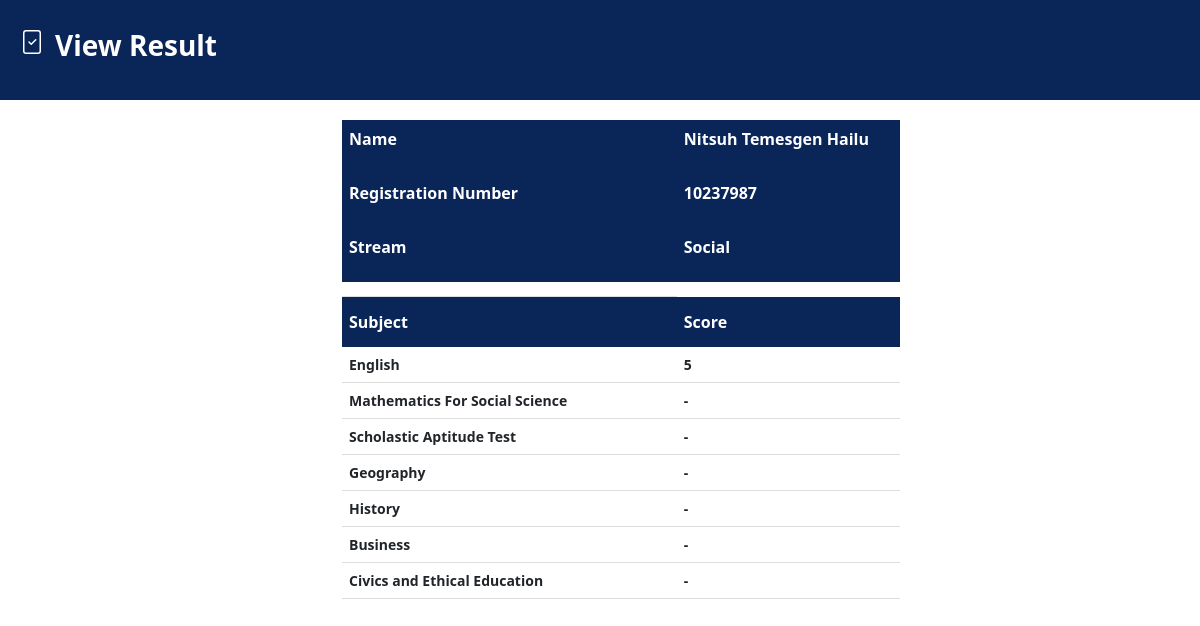
/view_result.php?username=SS_NTH_15, run on the app's committed database.
### tables this page shows
CREATE TABLE `student` (
  `Name` varchar(50) NOT NULL,
  `Registration_number` int(15) NOT NULL,
  `Username` varchar(25) NOT NULL,
  `Pass` int(11) NOT NULL,
  `Stream` varchar(15) NOT NULL,
  `School_code` int(11) NOT NULL,
  `Region` int(11) NOT NULL,
  `Woreda` int(11) NOT NULL,
  `Photo` text NOT NULL,
  `Gender` char(1) NOT NULL,
  `Is_blind` varchar(3) NOT NULL,
  `Zone` int(11) NOT NULL,
  `City` varchar(20) NOT NULL,
  `Subject` text NOT NULL
);

CREATE TABLE `result` (
  `Registration_no` varchar(15) NOT NULL,
  `Exam_id` varchar(15) NOT NULL,
  `Score` int(11) NOT NULL,
  `Status` int(1) NOT NULL DEFAULT 0,
  `Year` int(4) NOT NULL
);

### view_result.php (the view, shortened to what this page needs)
<?php
include "connection.php";
$username = $_GET['username'];
$sql = "SELECT * FROM `student` WHERE Username = '$username'";
$Sql_query = mysqli_query($conn, $sql);
$row = mysqli_fetch_array($Sql_query, MYSQLI_ASSOC);
$reg = $row['Registration_number'];
if ($row['Stream'] == 'Natural') {
    $stream = 'N';
} else {
    $stream = 'S';
}
?>
<!DOCTYPE html>
<html lang="en">
<head>
    <link href="https://cdn.jsdelivr.net/npm/bootstrap@5.3.0-alpha1/dist/css/bootstrap.min.css" rel="stylesheet"
>
    <link rel="stylesheet" href="css/styleR.css">
</head>
<body>
    <header id="header">
        <div class="row">
            <i class="bi bi-file-check">
            </i>
            <h3 class="topic">View Result</h3>
        </div>
    </header>
        <?php
        $sql = "SELECT * FROM `result`";
        $Sql_query = mysqli_query($conn, $sql);
        $results = mysqli_fetch_array($Sql_query, MYSQLI_ASSOC);
        if ($results['Status'] == 0) {
            echo "<h3> Oops! You can't see your result since the session is not active. Please wait till result is released.</h3>";
        }
        else {
            ?>
        <div class="container">
            <table>
                <tr>
                    <th>
                        <p> Name </p>
                    </th>
                    <th>
                        <p>
                            <?php echo $row['Name']; ?>
                        </p>
                    </th>
                </tr>
                <tr>
                    <th>
                        <p> Registration Number </p>
                    </th>
                    <th>
                        <p>
                            <?php echo $row['Registration_number']; ?>
                        </p>
                    </th>
                </tr>
                <tr>
                    <th>
                        <p> Stream </p>
                    </th>
                    <th>
                        <p>
                            <?php echo $row['Stream']; ?>
                        </p>
                    </th>
                </tr>
                <tr>
                    <td>
                    </td>
                </tr>
                <tr>
                    <th>Subject</th>
                    <th>Score</th>
                </tr>
                <?php if ($stream == 'N' || $stream == 'S') { ?>
                    <tr>
                        <td class="col-lg-6">English</td>
                        <td class="col-lg-4">
                            <?php
                            $sql = "SELECT * FROM `result` WHERE Registration_no = $reg AND Exam_id = 'Eng'";
                            $Sql_query = mysqli_query($conn, $sql);
                            $result = mysqli_fetch_array($Sql_query, MYSQLI_ASSOC);
                            echo isset($result['Score']) ? $result['Score'] : '-';
                            ?>
                        </td>
                    </tr>
                <?php } ?>
                <?php if ($stream == 'S') { ?>
                    <tr>
                        <td class="col-lg-6">Mathematics For Social Science</td>
                        <td class="col-lg-4">
                            <?php
                            $sql = "SELECT * FROM `result` WHERE Registration_no = $reg AND Exam_id = 'Math_S'";
                            $Sql_query = mysqli_query($conn, $sql);
                            $result = mysqli_fetch_array($Sql_query, MYSQLI_ASSOC);
                            echo isset($result['Score']) ? $result['Score'] : '-';
                            ?>
                        </td>
                    </tr>
                <?php } ?>
                <?php if ($stream == 'N' || $stream == 'S') { ?>
                    <tr>
                        <td class="col-lg-6">Scholastic Aptitude Test</td>
                        <td>
                            <?php
                            $sql = "SELECT * FROM `result` WHERE Registration_no = $reg AND Exam_id = 'Sat'";
                            $Sql_query = mysqli_query($conn, $sql);
                            $result = mysqli_fetch_array($Sql_query, MYSQLI_ASSOC);
                            echo isset($result['Score']) ? $result['Score'] : '-';
                            ?>
                        </td>
                    </tr>
                <?php } ?>
                <?php if ($stream == 'S') { ?>
                    <tr>
                        <td class="col-lg-6">Geography</td>
                        <td class="col-lg-4">
                            <?php
                            $sql = "SELECT * FROM `result` WHERE Registration_no = $reg AND Exam_id = 'Geo'";
                            $Sql_query = mysqli_query($conn, $sql);
                            $result = mysqli_fetch_array($Sql_query, MYSQLI_ASSOC);
                            echo isset($result['Score']) ? $result['Score'] : '-';
                            ?>
                        </td>
                    </tr>
                <?php } ?>
                <?php if ($stream == 'S') { ?>
                    <tr>
                        <td class="col-lg-6">History</td>
                        <td class="col-lg-4">
                            <?php
                            $sql = "SELECT * FROM `result` WHERE Registration_no = $reg AND Exam_id = 'His'";
                            $Sql_query = mysqli_query($conn, $sql);
                            $result = mysqli_fetch_array($Sql_query, MYSQLI_ASSOC);
                            echo isset($result['Score']) ? $result['Score'] : '-';
                            ?>
                        </td>
                    </tr>
                <?php } ?>
                <?php if ($stream == 'S') { ?>
                    <tr>
                        <td class="col-lg-6">Business</td>
                        <td class="col-lg-4">
                            <?php
                            $sql = "SELECT * FROM `result` WHERE Registration_no = $reg AND Exam_id = 'Bus'";
                            $Sql_query = mysqli_query($conn, $sql);
                            $result = mysqli_fetch_array($Sql_query, MYSQLI_ASSOC);
                            echo isset($result['Score']) ? $result['Score'] : '-';
                            ?>
                        </td>
                    </tr>
                <?php } ?>
                <?php if ($stream == 'S' || $stream == 'N') { ?>
                    <tr>
                        <td class="col-lg-6">Civics and Ethical Education</td>
                        <td class="col-lg-4">
                            <?php
                            $sql = "SELECT * FROM `result` WHERE Registration_no = $reg AND Exam_id = 'Civ'";
                            $Sql_query = mysqli_query($conn, $sql);
                            $result = mysqli_fetch_array($Sql_query, MYSQLI_ASSOC);
                            echo isset($result['Score']) ? $result['Score'] : '-';
                            ?>
                        </td>
                    </tr>
                <?php } ?>
            </table>
            <?php
        }
        ?>
    </div>
</body>
</html>

### css/styleR.css (style rules this page uses)
#header { background: #0A2558; transition: all 0.5s; z-index: 997; padding: 20px 0; height: 100px; margin-bottom: 20px; overflow: hidden; }
#header .row { margin: 8px; }
#header .row h3 { font-weight: bold; font-size: 28px; color: white; margin-left: 35px; margin-top: -25px; display: inline; }
table p { font-size: 16px; color: white; }
table { border-collapse: collapse; width: 50%; margin-top: 10px; margin-left: 300px; margin-right: 30px; }
th { background-color: #0a2558; color: #fff; font-size: 16px; font-weight: bold; text-align: left; padding: 7px; height: 50px; }
td { font-size: 14px; padding: 7px; border-bottom: 1px solid #ddd; padding: 7px; font-weight: bold; }

### data on the page
student: Name "Nitsuh Temesgen Hailu", Registration_number "10237987", Stream "Social"
result: Score "5"
